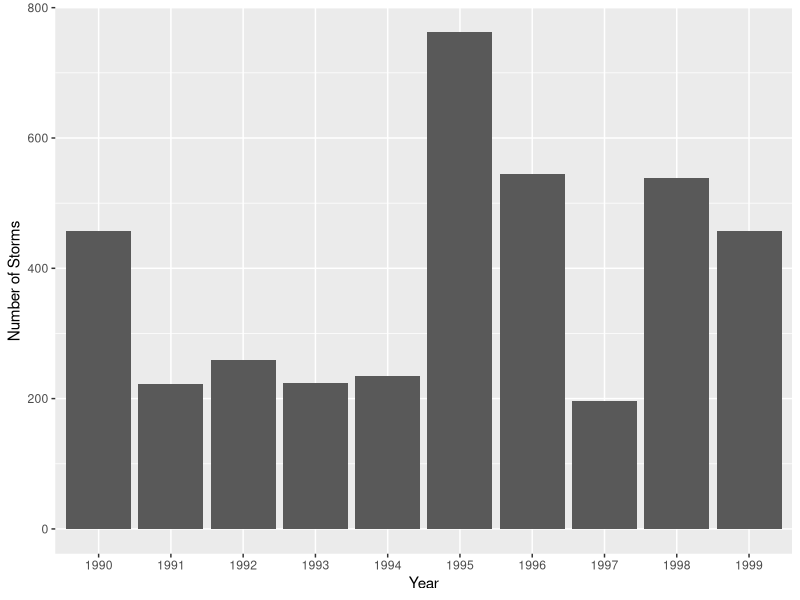
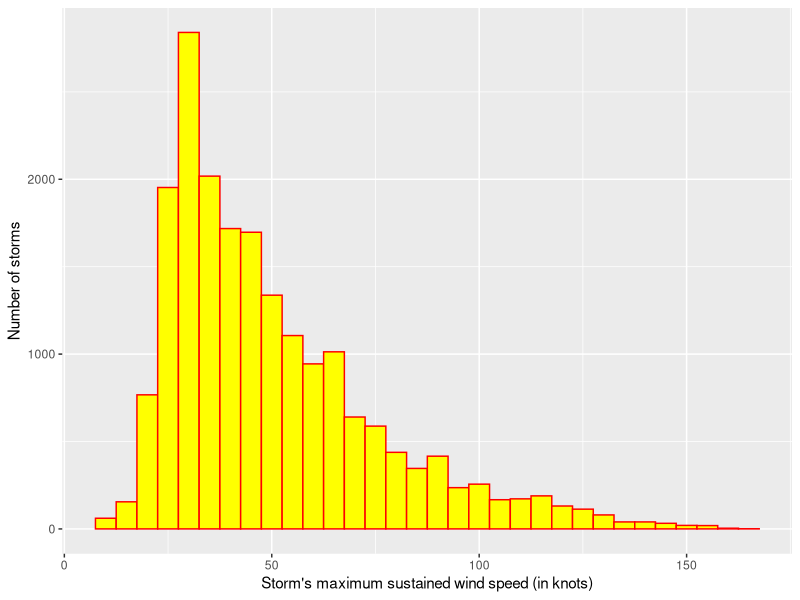
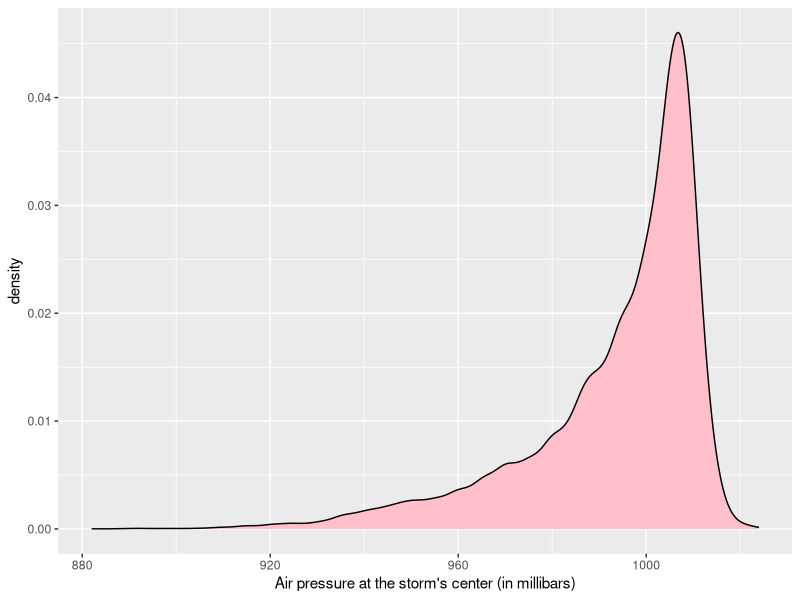
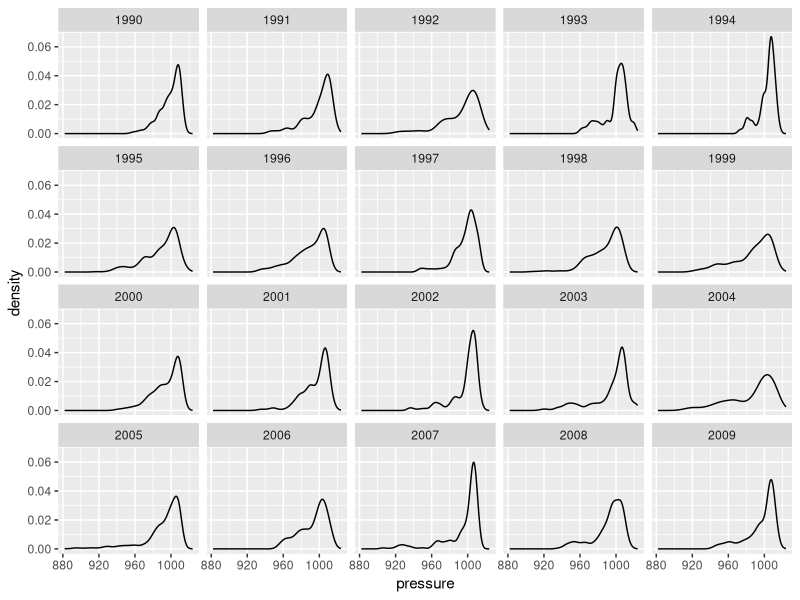
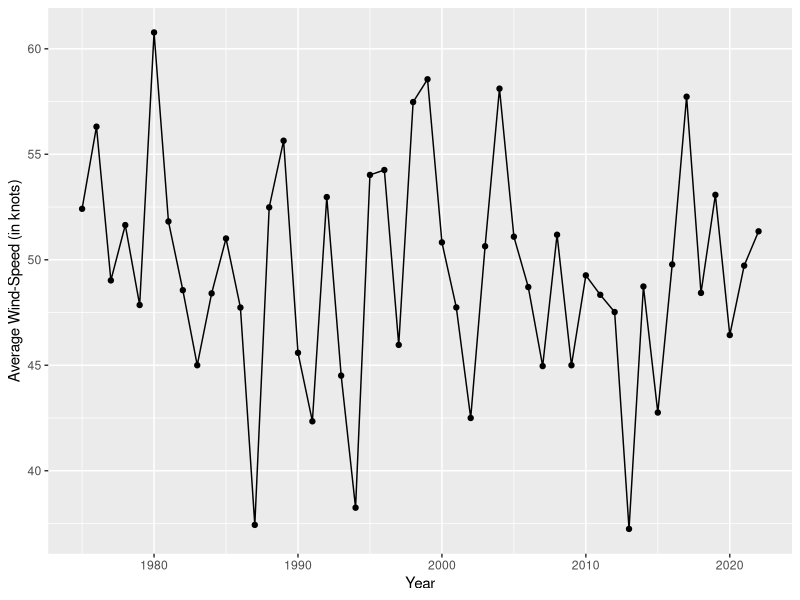
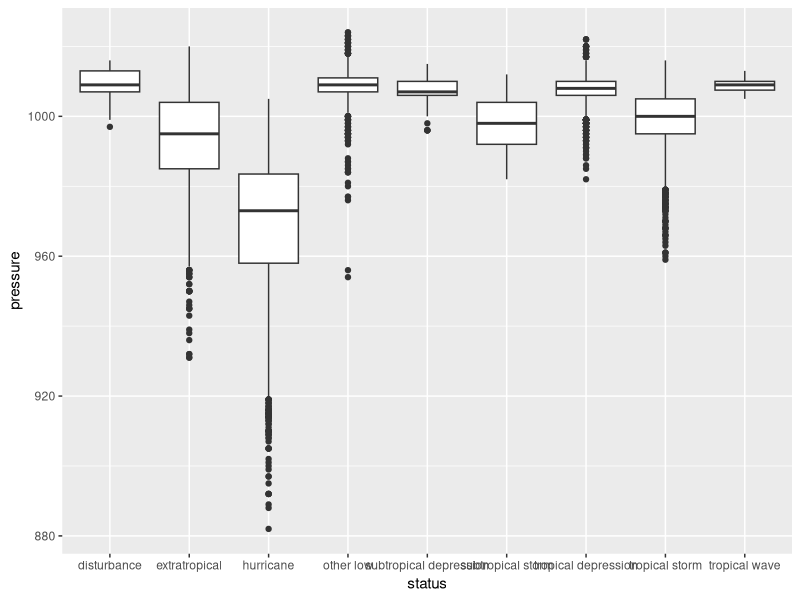
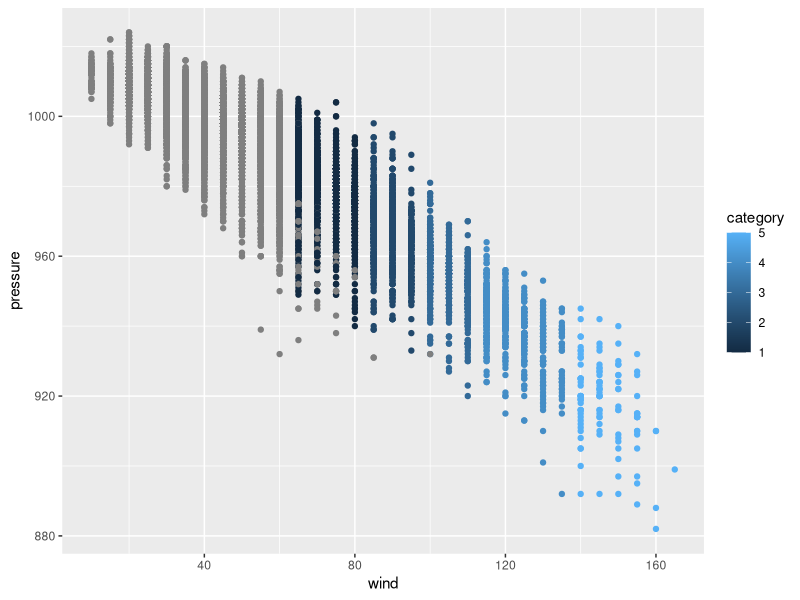

Here is the R script that generated these plots, in order:
## ---- chunk 1
library(dplyr)
library(ggplot2)
## ---- chunk 2
num_rows <- dim(storms)[1]
num_rows
## ---- chunk 3
num_cols <- dim(storms)[2]
num_cols
## ---- chunk 4
storms 
## ---- chunk 5
num_storms_1980 <- dim(filter(storms, year == '1980'))[1]
num_storms_1980
## ---- chunk 6
unique_names_1980 <- distinct(filter(storms, year == '1980'), name)
unique_names_1980
## ---- chunk 7
sorted_names_1980 <- unique_names_1980 %>% arrange(desc(name))
sorted_names_1980
## ---- chunk 8
storm_records_1980 <- filter(storms, year == '1980') %>% 
  group_by(name) %>% summarize(count = n()) %>% arrange(count)
storm_records_1980
## ---- chunk 9
storm_names_1990s <- filter(storms, year >= 1990 & year <= 1999) %>%
  group_by(name, year) %>% summarize()
head(storm_names_1990s, 5)
tail(storm_names_1990s, 5)
## ---- chunk 10
storms_per_year <- storms %>% group_by(year) %>% summarize(num_storms = n())
head(storms_per_year, 15)
## ---- chunk 11
storm_records_per_year <- storms %>% group_by(name, year) %>%
  summarize(count = n())
head(storm_records_per_year, 10)
tail(storm_records_per_year, 10)
## ---- chunk 12
storms_1990s <- filter(storms, year >= 1990 & year <= 1999)
ggplot(storms_1990s, aes(x = as.character(year))) + geom_bar() +
  labs(y = "Number of Storms", x = "Year") 
## ---- chunk 13
ggplot(storms, aes(x = wind)) + geom_histogram(color = "red",
  fill = "yellow", binwidth = 5) +
  labs(x = "Storm's maximum sustained wind speed (in knots)",
       y = "Number of storms")
## ---- chunk 14
ggplot(storms, aes(x = pressure)) + geom_density(fill = "pink") +
  labs(x = "Air pressure at the storm's center (in millibars)")
## ---- chunk 15
storms_1990_2009 <- filter(storms, year >= 1990 & year <= 2009)
ggplot(storms_1990_2009, aes(x = pressure)) + geom_density() +
  facet_wrap(~ year)
## ---- chunk 16
avg_wind_by_year <- storms %>% group_by(year) %>% 
  summarize(avg_wind_speed = mean(wind))
ggplot(avg_wind_by_year, aes(x = year, y = avg_wind_speed)) + 
  geom_point() + geom_line() + 
  labs(x = "Year", y = "Average Wind-Speed (in knots)")
## ---- chunk 17
storm_status <- storms %>% group_by(status) %>% summarize() 
storm_status
## ---- chunk 18
storm_categories <- storms %>% group_by(category) %>% summarize() 
storm_categories
## ---- chunk 19
storm_combos <- storms %>% group_by(status, category) %>% summarize() 
storm_combos
## ---- chunk 20
storms_4_cols <- storms %>% group_by(category, status) %>% 
  summarize(avg_pressure= mean(pressure), avg_wind = mean(wind))
storms_4_cols
## ---- chunk 21
ggplot(storms, aes(x = status, y = pressure) ) + geom_boxplot()
## ---- chunk 22
ggplot(storms, aes(x = wind, y = pressure)) + 
  geom_point(aes(col = category))
## ---- chunk 23
max_wind_per_storm <- storms %>% group_by(name, year) %>% 
  summarize(max_wind = max(wind))
head(max_wind_per_storm, 10)
tail(max_wind_per_storm, 10)
## ---- chunk 24
max_wind_per_year <- storms %>% group_by(year, name) %>%
  summarize(max_wind = max(wind)) %>% 
  filter(max_wind == max(max_wind), .by_group = TRUE) %>%
  arrange(desc(max_wind))
head(max_wind_per_year, 10)
tail(max_wind_per_year, 10)
